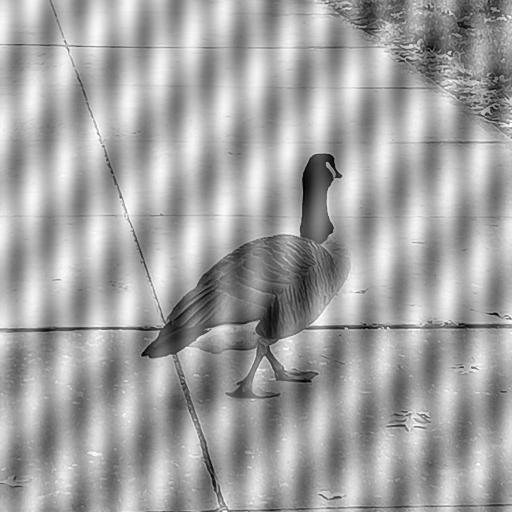
#> input picture two_noise.jpeg, 512 x 512 px, found by its file name
$ python 'Lab 5 .py'   (older library calls are emulated)
#> lines starting #> are read from the running program, lines starting #| are printed output that depends on the picture; after the words box and inside, x2 and y2 are one past the last pixel; in counts of white or black regions, pixels touching at a corner belong together
#!/usr/bin/env python3
# -*- coding: utf-8 -*-
"""
Created on Sun Oct 26 02:07:25 2025

@author: mahirazmainhaque
"""
import cv2
import numpy as np
from matplotlib import pyplot as plt

# take input
img_input = cv2.imread('two_noise.jpeg', 0)
#> img_input is the input picture: shape (512, 512); min 0, max 255, mean 162.7
img = img_input.copy()

def butterworth(img,uk_list, vk_list, D0, n):
    M, N = img.shape
    H = np.ones((M, N), dtype=np.float32)
    for k in range(len(uk_list)):
        uk = uk_list[k]
        vk = vk_list[k]
        for u in range(M):
            for v in range(N):
                Dk = np.sqrt((u - N/2 - uk)**2 + (v - M/2 - vk)**2)
                D_k = np.sqrt((u - N/2 + uk)**2 + (v - M/2 + vk)**2)

                if Dk == 0:
                    Dk = 1e-6
                if D_k == 0:
                    D_k = 1e-6

                # Butterworth notch reject formula
                Hk = 1 / (1 + (D0 / Dk)**(2 * n))
                H_k = 1 / (1 + (D0 / D_k)**(2 * n))
                H[v, u] = H[v, u] * Hk * H_k


    return H


def butterworth2(img,rk_list, ck_list, D0, n):
    M, N = img.shape
    H = np.ones((M, N), dtype=np.float32)
    for k in range(len(rk_list)):
        rk = rk_list[k]
        ck = ck_list[k]
        for u in range(M):
            for v in range(N):
                rk_ = M - rk
                ck_ = N - ck
                Dk = np.sqrt((u - rk)**2 + (v - ck)**2)
                D_k = np.sqrt((u - rk_)**2 + (v - ck_)**2)

                if Dk == 0:
                    Dk = 1e-6
                if D_k == 0:
                    D_k = 1e-6

                # Butterworth notch reject formula
                Hk = 1 / (1 + (D0 / Dk)**(2 * n))
                H_k = 1 / (1 + (D0 / D_k)**(2 * n))
                H[u, v] = H[u, v] * Hk * H_k


    return H


def notchReject(img,uk_list, vk_list, D0):
    M, N = img.shape
    H = np.ones((M, N), dtype=np.float32)
    for k in range(len(uk_list)):
        uk = uk_list[k]
        vk = vk_list[k]
        for u in range(M):
            for v in range(N):
                Dk = np.sqrt((u - N/2 - uk)**2 + (v - M/2 - vk)**2)
                D_k = np.sqrt((u - N/2 + uk)**2 + (v - M/2 + vk)**2)
                if Dk <= D0 or D_k <= D0:
                    H[v, u] = 0

    return H

noise_points = [(272,256),(261,261)]

uk_list = []
vk_list = []

for point in noise_points:
    t1 = abs(256 - point[0])
    t2 = abs(256 - point[1])
    uk_list.append(t1)
    vk_list.append(t2)

D0 = 5
n = 2
ck_list = [272,261]
rk_list = [256,261]

H1 = butterworth(img,uk_list,vk_list,D0,n)
#> after the loop in butterworth, `for k in range(len(uk_list)):`:
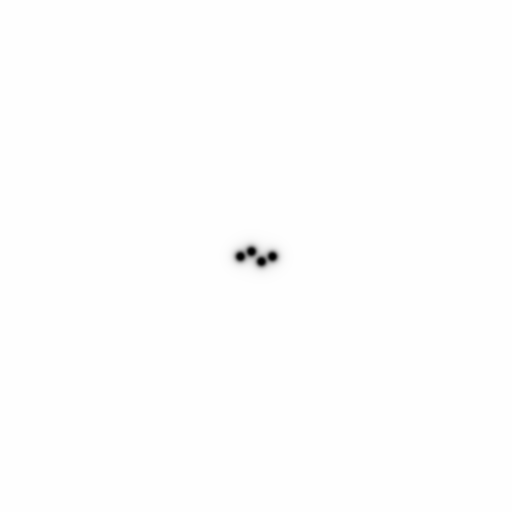
#> H: shape (512, 512) float32; min 1.53e-27, max 1, mean 0.998
H2 = notchReject(img,uk_list,vk_list,D0)
#> after the loop in notchReject, `for k in range(len(uk_list)):`:
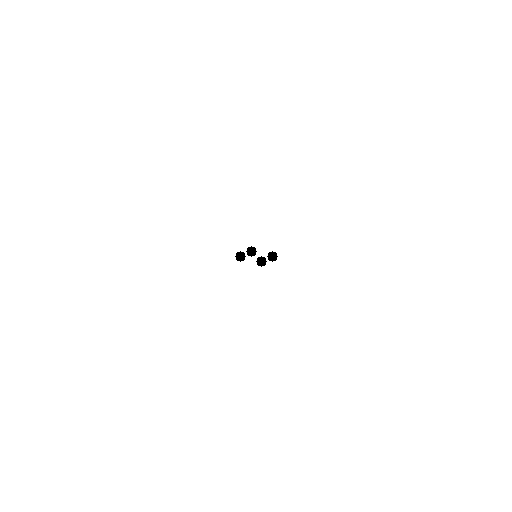
#> H: shape (512, 512) float32; values 0 (black) and 1 (white), 99.9% white; 4 black regions, box (x1, y1, x2, y2) and area: (246, 246, 257, 257) 81, (235, 251, 246, 262) 81, (267, 251, 278, 262) 81, (256, 256, 267, 267) 81
H3 = butterworth2(img,rk_list,ck_list,D0,n)

# fourier transform
ft = np.fft.fft2(img)
ft_shift = np.fft.fftshift(ft)
#ft_shift = ft
magnitude_spectrum_ac = np.abs(ft_shift)
magnitude_spectrum = 20 * np.log(np.abs(ft_shift)+1)
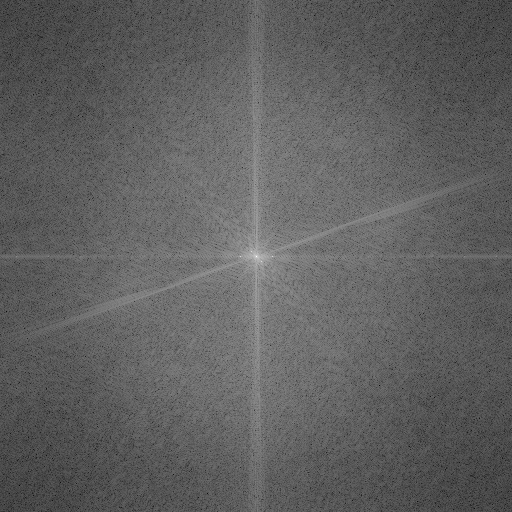
#> magnitude_spectrum: shape (512, 512) float64; min 30.51, max 351.4, mean 151.3; drawn with min black and max white
magnitude_spectrum = cv2.normalize(magnitude_spectrum, None,0,255,cv2.NORM_MINMAX,dtype=cv2.CV_8U)
ang = np.angle(ft_shift)
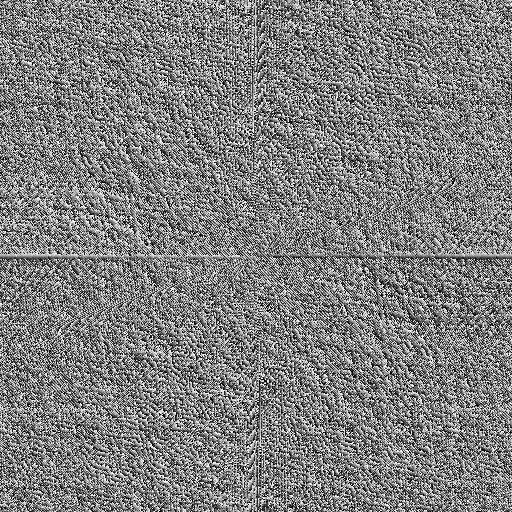
#> ang: shape (512, 512) float64; min -3.14, max 3.14, mean -3.69e-18; drawn with min black and max white
ang_ = cv2.normalize(ang, None,0,255,cv2.NORM_MINMAX,dtype=cv2.CV_8U)

magnitude_spectrum_ac=magnitude_spectrum_ac*H1
magnitude_spectrum_denoised = cv2.normalize(magnitude_spectrum, None,0,255,cv2.NORM_MINMAX,dtype=cv2.CV_8U)
## phase add F(u,v)=∣F(u,v)∣*e^jθ(u,v)
final_result = np.multiply(magnitude_spectrum_ac, np.exp(1j*ang))
# inverse fourier
img_back = np.real(np.fft.ifft2(np.fft.ifftshift(final_result)))
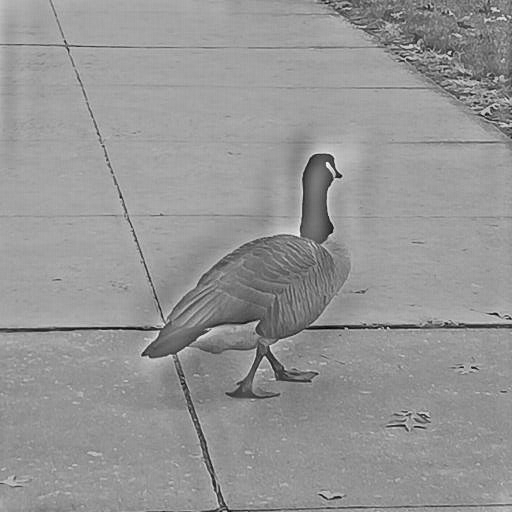
#> img_back: shape (512, 512) float64; min -17.08, max 186, mean 102.2; drawn with min black and max white
img_back_scaled = cv2.normalize(img_back, None, 0,255,cv2.NORM_MINMAX,dtype=cv2.CV_8U)

plt.figure(figsize=(16,8))
plt.suptitle('Removing frequency at (272,256) & (261,261) , D0 = 5, n=2')
plt.subplot(2,3,1)
plt.imshow(img,cmap='gray')
plt.title('Figure1: Original Noisy Image')
plt.axis('off')

plt.subplot(2,3,2)
plt.imshow(magnitude_spectrum,cmap='gray')
plt.title('Figure2: Magnitude Spectrum')
plt.axis('off')

plt.subplot(2,3,3)
plt.imshow(ang_,cmap='gray')
plt.title('Figure3: Phase')
plt.axis('off')

plt.subplot(2,3,4)
plt.imshow(H3,cmap='gray')
plt.title('Figure4: Butterworth filter')
plt.axis('off')

plt.subplot(2,3,5)
plt.imshow(magnitude_spectrum_denoised,cmap='gray')
plt.title('Figure5: FFT of after applying butterworth notch filter')
plt.axis('off')

plt.subplot(2,3,6)
plt.imshow(img_back_scaled,cmap='gray')
plt.title('Figure6: Reconstructed Denoised Image')
plt.axis('off')
plt.savefig('1.png',dpi=300)
plt.show()
